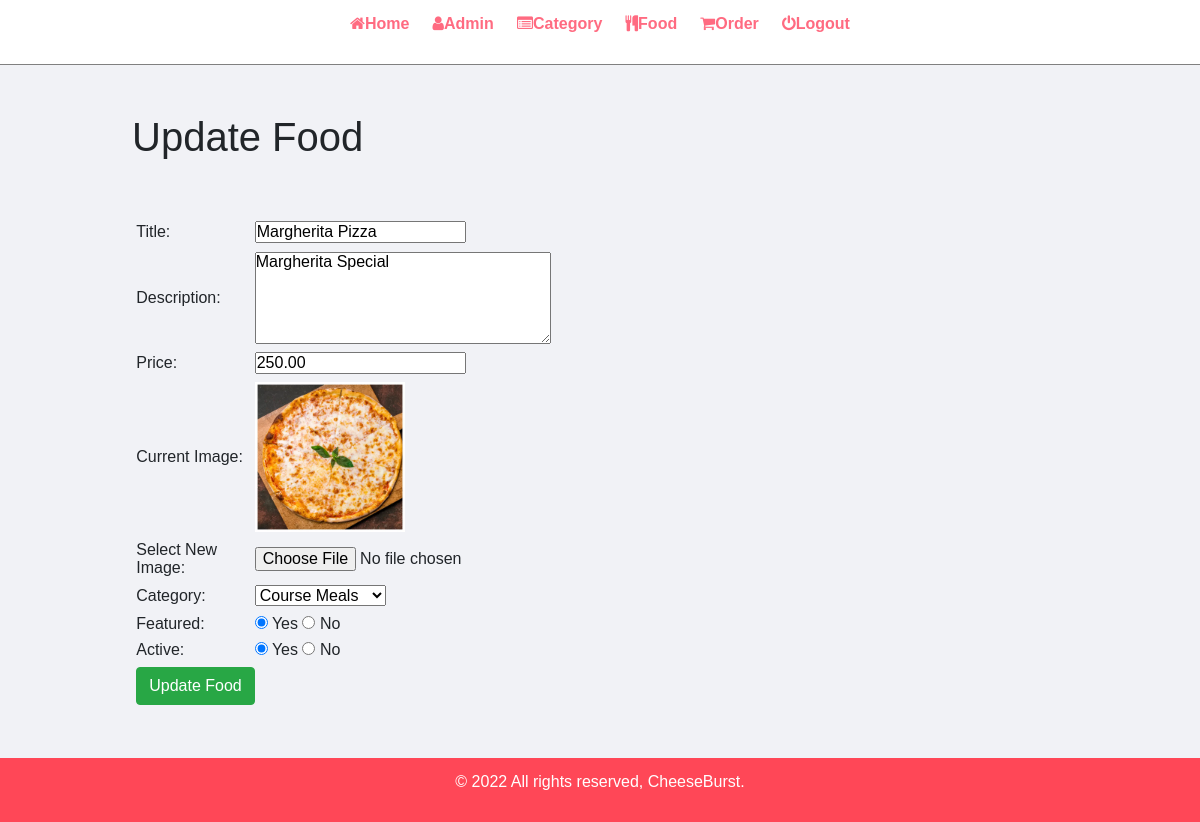
Screenshot of /admin/update-food.php?id=1 (signed in) with the database file from the repository.
### tables this page shows
CREATE TABLE `tbl_food` (
  `id` int UNSIGNED NOT NULL,
  `title` varchar(100) NOT NULL,
  `description` text NOT NULL,
  `price` decimal(10,2) NOT NULL,
  `image_name` varchar(255) NOT NULL,
  `category_id` int UNSIGNED NOT NULL,
  `featured` varchar(10) NOT NULL,
  `active` varchar(10) NOT NULL
);

CREATE TABLE `tbl_category` (
  `id` int UNSIGNED NOT NULL,
  `title` varchar(100) NOT NULL,
  `image_name` varchar(255) NOT NULL,
  `featured` varchar(10) NOT NULL,
  `active` varchar(10) NOT NULL
);

### admin/update-food.php (the view, shortened to what this page needs)
<?php include('partials/menu.php'); ?>
<?php
    if(isset($_GET['id']))
    {
        $id = $_GET['id'];
        $sql2 = "SELECT * FROM tbl_food WHERE id=$id";
        $res2 = mysqli_query($conn, $sql2);
        $row2 = mysqli_fetch_assoc($res2);
        $title = $row2['title'];
        $description = $row2['description'];
        $price = $row2['price'];
        $current_image = $row2['image_name'];
        $current_category = $row2['category_id'];
        $featured = $row2['featured'];
        $active = $row2['active'];
    }
    else
    {
        header('location:'.SITEURL.'admin/manage-food.php');
    }
?>
<div class="main-content">
    <div class="wrapper">
        <h1>Update Food</h1>
        <br><br>
        <form action="" method="POST" enctype="multipart/form-data">
        <table class="tbl-30">
            <tr>
                <td>Title: </td>
                <td>
                    <input type="text" name="title" value="<?php echo $title; ?>">
                </td>
            </tr>
            <tr>
                <td>Description: </td>
                <td>
                    <textarea name="description" cols="30" rows="5"><?php echo $description; ?></textarea>
                </td>
            </tr>
            <tr>
                <td>Price: </td>
                <td>
                    <input type="number" name="price" value="<?php echo $price; ?>">
                </td>
            </tr>
            <tr>
                <td>Current Image: </td>
                <td>
                    <?php
                        if($current_image == "")
                        {
                            echo "<div class='text-danger'>Image not Available.</div>";
                        }
                        else
                        {
                            ?>
                            <img src="<?php echo SITEURL; ?>images/food/<?php echo $current_image; ?>" width="150px">
                            <?php
                        }
                    ?>
                </td>
            </tr>
            <tr>
                <td>Select New Image: </td>
                <td>
                    <input type="file" name="image">
                </td>
            </tr>
            <tr>
                <td>Category: </td>
                <td>
                    <select name="category">
                        <?php
                            $sql = "SELECT * FROM tbl_category WHERE active='Yes'";
                            $res = mysqli_query($conn, $sql);
                            $count = mysqli_num_rows($res);
                            if($count>0)
                            {
                                while($row=mysqli_fetch_assoc($res))
                                {
                                    $category_title = $row['title'];
                                    $category_id = $row['id'];
                                    ?>
                                    <option <?php if($current_category==$category_id){echo "selected";} ?> value="<?php echo $category_id; ?>"><?php echo $category_title; ?></option>
                                    <?php
                                }
                            }
                            else
                            {
                                echo "<option value='0'>Category Not Available.</option>";
                            }
                        ?>
                    </select>
                </td>
            </tr>
            <tr>
                <td>Featured: </td>
                <td>
                    <input <?php if($featured=="Yes") {echo "checked";} ?> type="radio" name="featured" value="Yes"> Yes
                    <input <?php if($featured=="No") {echo "checked";} ?> type="radio" name="featured" value="No"> No
                </td>
            </tr>
            <tr>
                <td>Active: </td>
                <td>
                    <input <?php if($active=="Yes") {echo "checked";} ?> type="radio" name="active" value="Yes"> Yes
                    <input <?php if($active=="No") {echo "checked";} ?> type="radio" name="active" value="No"> No
                </td>
            </tr>
            <tr>
                <td>
                    <input type="submit" name="submit" value="Update Food" class="btn btn-success">
                </td>
            </tr>
        </table>
        </form>
    </div>
</div>
<?php include('partials/footer.php'); ?>

### css/admin.css (style rules this page uses)
* { margin: 0; padding: 0; font-family: Arial, Helvetica, sans-serif; }
.wrapper { padding: 1%; width: 80%; margin: 0 auto; }
.tbl-30 { width: 30%; }
table tr td { padding: 1%; }
.main-content { background-color: #f1f2f6; padding: 3% 0; }
input[type='text'], input[type='password'] { margin: auto; }

### rows the page displays
tbl_food: title "Margherita Pizza", description "Margherita Special", price "250.00", image_name (picture), category "Course Meals", featured "☑", active "☑"
